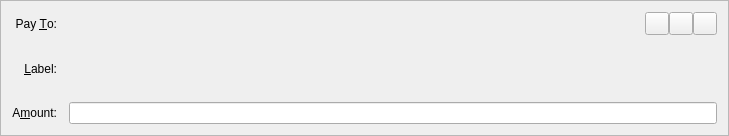
<?xml version="1.0" encoding="UTF-8"?>
<ui version="4.0">
 <class>SendCoinsEntry</class>
 <widget class="QFrame" name="SendCoinsEntry">
  <property name="geometry">
   <rect>
    <x>0</x>
    <y>0</y>
    <width>729</width>
    <height>136</height>
   </rect>
  </property>
  <property name="windowTitle">
   <string>Form</string>
  </property>
  <property name="frameShape">
   <enum>QFrame::StyledPanel</enum>
  </property>
  <property name="frameShadow">
   <enum>QFrame::Sunken</enum>
  </property>
  <layout class="QGridLayout" name="gridLayout">
   <property name="spacing">
    <number>12</number>
   </property>
   <item row="5" column="0">
    <widget class="QLabel" name="label">
     <property name="text">
      <string>A&amp;mount:</string>
     </property>
     <property name="alignment">
      <set>Qt::AlignRight|Qt::AlignTrailing|Qt::AlignVCenter</set>
     </property>
     <property name="buddy">
      <cstring>payAmount</cstring>
     </property>
    </widget>
   </item>
   <item row="3" column="0">
    <widget class="QLabel" name="label_2">
     <property name="text">
      <string>Pay &amp;To:</string>
     </property>
     <property name="alignment">
      <set>Qt::AlignRight|Qt::AlignTrailing|Qt::AlignVCenter</set>
     </property>
     <property name="buddy">
      <cstring>payTo</cstring>
     </property>
    </widget>
   </item>
   <item row="5" column="1">
    <widget class="BitcoinAmountField" name="payAmount"/>
   </item>
   <item row="4" column="1">
    <layout class="QHBoxLayout" name="horizontalLayout_2">
     <property name="spacing">
      <number>0</number>
     </property>
     <item>
      <widget class="QValidatedLineEdit" name="addAsLabel" native="true">
       <property name="enabled">
        <bool>true</bool>
       </property>
       <property name="toolTip">
        <string>Enter a label for this address to add it to your address book</string>
       </property>
      </widget>
     </item>
    </layout>
   </item>
   <item row="4" column="0">
    <widget class="QLabel" name="label_4">
     <property name="text">
      <string>&amp;Label:</string>
     </property>
     <property name="alignment">
      <set>Qt::AlignRight|Qt::AlignTrailing|Qt::AlignVCenter</set>
     </property>
     <property name="buddy">
      <cstring>addAsLabel</cstring>
     </property>
    </widget>
   </item>
   <item row="3" column="1">
    <layout class="QHBoxLayout" name="payToLayout">
     <property name="spacing">
      <number>0</number>
     </property>
     <item>
      <widget class="QValidatedLineEdit" name="payTo" native="true">
       <property name="toolTip">
        <string>The address to send the payment to  (e.g. Tko1ga6xuKuQ7JV7M9rGDoxdbYwV5zgQJ5)</string>
       </property>
       <property name="maxLength" stdset="0">
        <number>100</number>
       </property>
      </widget>
     </item>
     <item>
      <widget class="QToolButton" name="addressBookButton">
       <property name="toolTip">
        <string>Choose address from address book</string>
       </property>
       <property name="text">
        <string/>
       </property>
       <property name="icon">
        <iconset resource="../bitcoin.qrc">
         <normaloff>:/icons/address-book</normaloff>:/icons/address-book</iconset>
       </property>
       <property name="shortcut">
        <string>Alt+A</string>
       </property>
      </widget>
     </item>
     <item>
      <widget class="QToolButton" name="pasteButton">
       <property name="toolTip">
        <string>Paste address from clipboard</string>
       </property>
       <property name="text">
        <string/>
       </property>
       <property name="icon">
        <iconset resource="../bitcoin.qrc">
         <normaloff>:/icons/editpaste</normaloff>:/icons/editpaste</iconset>
       </property>
       <property name="shortcut">
        <string>Alt+P</string>
       </property>
      </widget>
     </item>
     <item>
      <widget class="QToolButton" name="deleteButton">
       <property name="toolTip">
        <string>Remove this recipient</string>
       </property>
       <property name="text">
        <string/>
       </property>
       <property name="icon">
        <iconset resource="../bitcoin.qrc">
         <normaloff>:/icons/remove</normaloff>:/icons/remove</iconset>
       </property>
      </widget>
     </item>
    </layout>
   </item>
  </layout>
 </widget>
 <customwidgets>
  <customwidget>
   <class>QValidatedLineEdit</class>
   <extends>QWidget</extends>
   <header>qvalidatedlineedit.h</header>
  </customwidget>
  <customwidget>
   <class>BitcoinAmountField</class>
   <extends>QLineEdit</extends>
   <header>bitcoinamountfield.h</header>
   <container>1</container>
  </customwidget>
 </customwidgets>
 <resources>
  <include location="../bitcoin.qrc"/>
 </resources>
 <connections/>
</ui>
